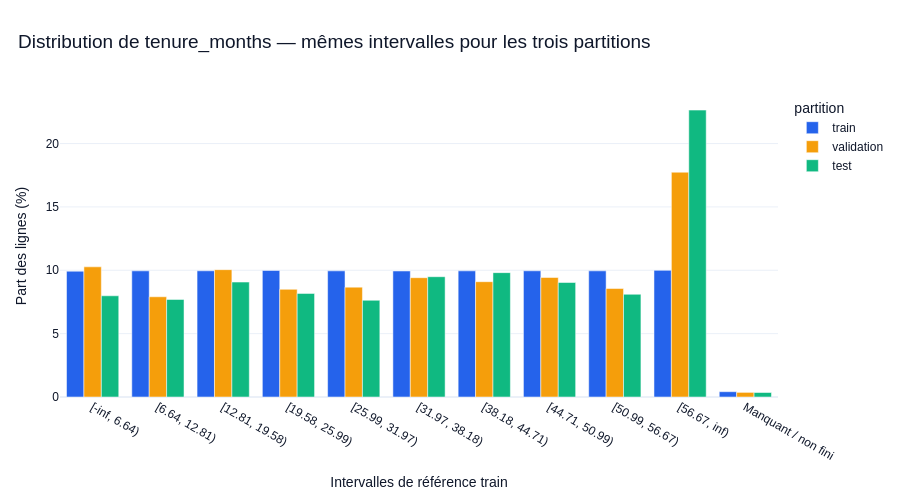

Notebook cell for this chart:
### Markdown cell above
## 8. Comprendre l'alerte sur l'ancienneté

**Question.** Où la distribution change-t-elle lorsque les mêmes intervalles de référence sont utilisés ?
Les bornes ci-dessous viennent du train ; les autres périodes ne redéfinissent pas les classes.

### Code cell
tenure_distribution = drift_monitor.distribution_table(
    "tenure_months",
    {name: result.partitions[name][feature_columns] for name in ["validation", "test"]},
)
fig = plot_reference_distribution(tenure_distribution, "tenure_months")
fig.show(renderer="plotly_mimetype")

### Figure 1 — Plotly figure (JSON) as saved in the notebook; plotly's stock layout.template omitted (floating-point values rounded to 4 significant figures)
{"data": [{"alignmentgroup": "True", "hovertemplate": "partition=train<br>bin=%{x}<br>percent=%{y}<extra></extra>", "legendgroup": "train", "marker": {"color": "#2563EB", "pattern": {"shape": ""}}, "name": "train", "offsetgroup": "train", "orientation": "v", "showlegend": true, "textposition": "auto", "type": "bar", "x": ["[-inf, 6.64)", "[6.64, 12.81)", "[12.81, 19.58)", "[19.58, 25.99)", "[25.99, 31.97)", "[31.97, 38.18)", "[38.18, 44.71)", "[44.71, 50.99)", "[50.99, 56.67)", "[56.67, inf)", "Manquant / non fini"], "xaxis": "x", "y": [9.929, 9.954, 9.959, 9.984, 9.954, 9.944, 9.954, 9.959, 9.954, 9.994, 0.4178], "yaxis": "y"}, {"alignmentgroup": "True", "hovertemplate": "partition=validation<br>bin=%{x}<br>percent=%{y}<extra></extra>", "legendgroup": "validation", "marker": {"color": "#F59E0B", "pattern": {"shape": ""}}, "name": "validation", "offsetgroup": "validation", "orientation": "v", "showlegend": true, "textposition": "auto", "type": "bar", "x": ["[-inf, 6.64)", "[6.64, 12.81)", "[12.81, 19.58)", "[19.58, 25.99)", "[25.99, 31.97)", "[31.97, 38.18)", "[38.18, 44.71)", "[44.71, 50.99)", "[50.99, 56.67)", "[56.67, inf)", "Manquant / non fini"], "xaxis": "x", "y": [10.27, 7.909, 10.05, 8.496, 8.67, 9.415, 9.098, 9.431, 8.559, 17.74, 0.3646], "yaxis": "y"}, {"alignmentgroup": "True", "hovertemplate": "partition=test<br>bin=%{x}<br>percent=%{y}<extra></extra>", "legendgroup": "test", "marker": {"color": "#10B981", "pattern": {"shape": ""}}, "name": "test", "offsetgroup": "test", "orientation": "v", "showlegend": true, "textposition": "auto", "type": "bar", "x": ["[-inf, 6.64)", "[6.64, 12.81)", "[12.81, 19.58)", "[19.58, 25.99)", "[25.99, 31.97)", "[31.97, 38.18)", "[38.18, 44.71)", "[44.71, 50.99)", "[50.99, 56.67)", "[56.67, inf)", "Manquant / non fini"], "xaxis": "x", "y": [7.986, 7.699, 9.069, 8.173, 7.631, 9.492, 9.814, 9.036, 8.105, 22.64, 0.3553], "yaxis": "y"}], "layout": {"barmode": "group", "font": {"color": "#0F172A", "family": "Arial", "size": 12}, "height": 500, "hoverlabel": {"bgcolor": "white", "font": {"size": 12}}, "legend": {"title": {"text": "partition"}, "tracegroupgap": 0}, "margin": {"b": 75, "l": 60, "r": 35, "t": 95}, "paper_bgcolor": "white", "plot_bgcolor": "white", "title": {"font": {"color": "#0F172A", "size": 19}, "text": "Distribution de tenure_months — mêmes intervalles pour les trois partitions", "x": 0.02}, "xaxis": {"anchor": "y", "domain": [0, 1], "title": {"text": "Intervalles de référence train"}}, "yaxis": {"anchor": "x", "domain": [0, 1], "title": {"text": "Part des lignes (%)"}}}}
